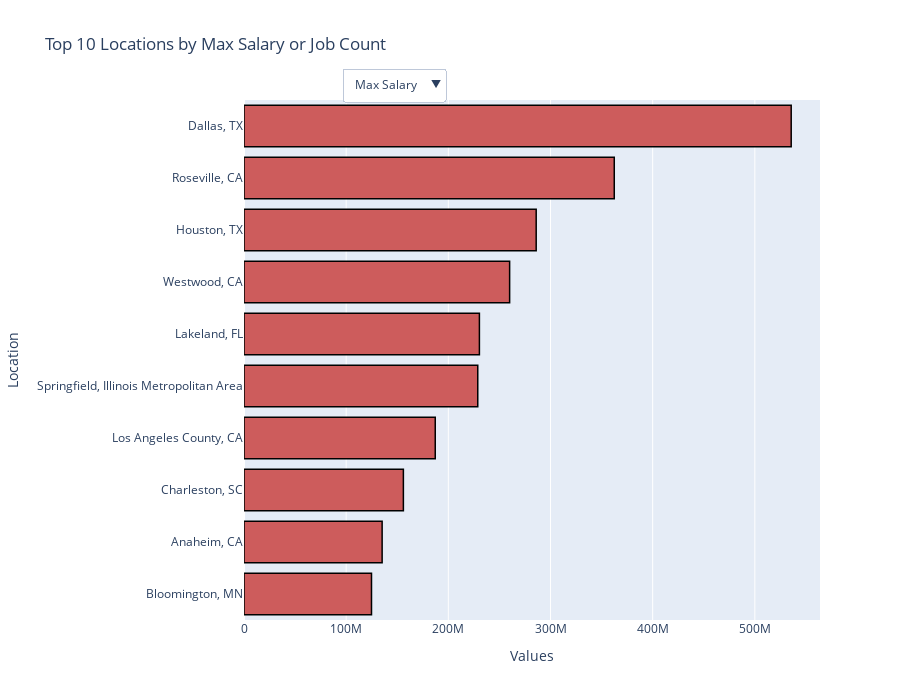

The notebook cell saved with this chart:
### Code cell
import plotly.express as px
import plotly.graph_objects as go

# Assuming 'salary_job_stats_by_location_sorted' is your sorted DataFrame
# Select top 10 states based on salary and job count
top_10_salary = salary_job_stats_by_location_sorted.nlargest(10, 'max_salary')
top_10_job_count = salary_job_stats_by_location_sorted.nlargest(10, 'job_count')

# Create the initial bar graph for salary
fig = px.bar(
    top_10_salary,
    x='max_salary',
    y=top_10_salary.index,
    orientation='h',
    labels={'max_salary': 'Max Salary', 'index': 'Location'},
    title="Top 10 Locations by Max Salary"
)

# Customize the hover template for salary
hover_template_salary = '<b>Location</b>: %{y}<br><b>Max Salary</b>: $%{x:.2f}<extra></extra>'

# Customize the hover template for job count
hover_template_job_count = '<b>Location</b>: %{y}<br><b>Job Count</b>: %{x}<extra></extra>'

# Add a dropdown filter to switch between 'salary' and 'job_count'
fig.update_layout(
    updatemenus=[
        dict(
            buttons=[
                dict(
                    args=[{
                        'x': [top_10_salary['max_salary']],
                        'y': [top_10_salary.index],
                        'type': 'bar',
                        'hovertemplate': hover_template_salary
                    }],
                    label="Max Salary",
                    method="update"
                ),
                dict(
                    args=[{
                        'x': [top_10_job_count['job_count']],
                        'y': [top_10_job_count.index],
                        'type': 'bar',
                        'hovertemplate': hover_template_job_count
                    }],
                    label="Job Count",
                    method="update"
                )
            ],
            direction="down",
            pad={"r": 10, "t": 20, "b": 40},  # Increased padding below the dropdown
            showactive=True,
            x=0.17,
            xanchor="left",
            y=1.1,  # Adjust 'y' to move the dropdown lower
            yanchor="top"
        ),
    ]
)

# Update the layout to make the bar graph horizontal
fig.update_traces(marker_color='indianred', marker_line_color='black', marker_line_width=1.5)
fig.update_layout(
    xaxis_title="Values",
    yaxis_title="Location",
    title="Top 10 Locations by Max Salary or Job Count",
    yaxis=dict(categoryorder='total ascending'),
    autosize=False,
    width=900,
    height=700,  # Further increased height for more space below the dropdown
)

# Show the figure
fig.show()

### Figure 1 — Plotly figure (JSON) as saved in the notebook; plotly's stock layout.template omitted (floating-point values rounded to 4 significant figures)
{"data": [{"alignmentgroup": "True", "hovertemplate": "Max Salary=%{x}<br>location=%{y}<extra></extra>", "legendgroup": "", "marker": {"color": "indianred", "line": {"color": "black", "width": 1.5}, "pattern": {"shape": ""}}, "name": "", "offsetgroup": "", "orientation": "h", "showlegend": false, "textposition": "auto", "type": "bar", "x": [535600000, 362408800, 286000000, 260000000, 230423440, 228800000, 187200000, 156000000, 135200000, 124800000], "xaxis": "x", "y": ["Dallas, TX", "Roseville, CA", "Houston, TX", "Westwood, CA", "Lakeland, FL", "Springfield, Illinois Metropolitan Area", "Los Angeles County, CA", "Charleston, SC", "Anaheim, CA", "Bloomington, MN"], "yaxis": "y"}], "layout": {"autosize": false, "barmode": "relative", "height": 700, "legend": {"tracegroupgap": 0}, "title": {"text": "Top 10 Locations by Max Salary or Job Count"}, "updatemenus": [{"buttons": [{"args": [{"hovertemplate": "<b>Location</b>: %{y}<br><b>Max Salary</b>: $%{x:.2f}<extra></extra>", "type": "bar", "x": [[535600000, 362408800, 286000000, 260000000, 230423440, 228800000, 187200000, 156000000, 135200000, 124800000]], "y": [["Dallas, TX", "Roseville, CA", "Houston, TX", "Westwood, CA", "Lakeland, FL", "Springfield, Illinois Metropolitan Area", "Los Angeles County, CA", "Charleston, SC", "Anaheim, CA", "Bloomington, MN"]]}], "label": "Max Salary", "method": "update"}, {"args": [{"hovertemplate": "<b>Location</b>: %{y}<br><b>Job Count</b>: %{x}<extra></extra>", "type": "bar", "x": [[2556, 1499, 522, 459, 446, 427, 405, 396, 386, 348]], "y": [["United States", "New York, NY", "Los Angeles, CA", "Chicago, IL", "New York City Metropolitan Area", "Seattle, WA", "Denver, CO", "San Francisco, CA", "San Diego, CA", "Houston, TX"]]}], "label": "Job Count", "method": "update"}], "direction": "down", "pad": {"b": 40, "r": 10, "t": 20}, "showactive": true, "x": 0.17, "xanchor": "left", "y": 1.1, "yanchor": "top"}], "width": 900, "xaxis": {"anchor": "y", "domain": [0, 1], "title": {"text": "Values"}}, "yaxis": {"anchor": "x", "categoryorder": "total ascending", "domain": [0, 1], "title": {"text": "Location"}}}}
